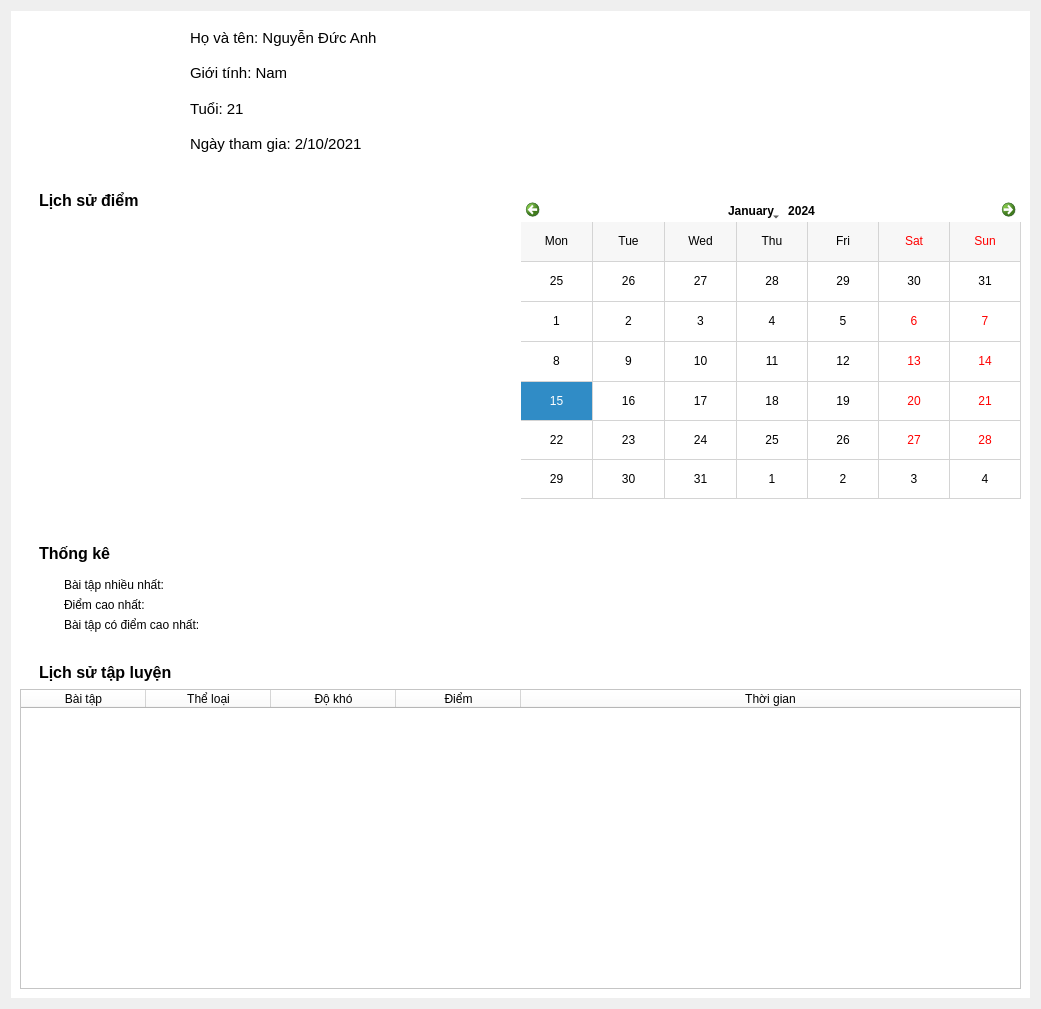
                      <widget class="QWidget" name="scrollAreaWidgetContents_5">
                       <property name="geometry">
                        <rect>
                         <x>0</x>
                         <y>-213</y>
                         <width>1041</width>
                         <height>1009</height>
                        </rect>
                       </property>
                       <layout class="QVBoxLayout" name="verticalLayout_15">
                        <property name="spacing">
                         <number>0</number>
                        </property>
                        <property name="leftMargin">
                         <number>11</number>
                        </property>
                        <property name="topMargin">
                         <number>11</number>
                        </property>
                        <property name="rightMargin">
                         <number>11</number>
                        </property>
                        <property name="bottomMargin">
                         <number>11</number>
                        </property>
                        <item>
                         <widget class="QFrame" name="frame_9">
                          <property name="styleSheet">
                           <string notr="true">background-color: rgb(255, 255, 255);</string>
                          </property>
                          <property name="frameShape">
                           <enum>QFrame::NoFrame</enum>
                          </property>
                          <property name="frameShadow">
                           <enum>QFrame::Raised</enum>
                          </property>
                          <layout class="QVBoxLayout" name="verticalLayout_3">
                           <item>
                            <widget class="QFrame" name="infor">
                             <property name="minimumSize">
                              <size>
                               <width>0</width>
                               <height>150</height>
                              </size>
                             </property>
                             <property name="maximumSize">
                              <size>
                               <width>16777215</width>
                               <height>150</height>
                              </size>
                             </property>
                             <property name="frameShape">
                              <enum>QFrame::NoFrame</enum>
                             </property>
                             <property name="frameShadow">
                              <enum>QFrame::Raised</enum>
                             </property>
                             <layout class="QHBoxLayout" name="horizontalLayout_12">
                              <property name="spacing">
                               <number>20</number>
                              </property>
                              <property name="leftMargin">
                               <number>0</number>
                              </property>
                              <property name="topMargin">
                               <number>0</number>
                              </property>
                              <property name="rightMargin">
                               <number>0</number>
                              </property>
                              <property name="bottomMargin">
                               <number>0</number>
                              </property>
                              <item>
                               <widget class="QFrame" name="avatar">
                                <property name="minimumSize">
                                 <size>
                                  <width>150</width>
                                  <height>150</height>
                                 </size>
                                </property>
                                <property name="maximumSize">
                                 <size>
                                  <width>150</width>
                                  <height>150</height>
                                 </size>
                                </property>
                                <property name="styleSheet">
                                 <string notr="true">image: url(:/icons/sources/icons/svgBlue/user.svg);</string>
                                </property>
                                <property name="frameShape">
                                 <enum>QFrame::NoFrame</enum>
                                </property>
                                <property name="frameShadow">
                                 <enum>QFrame::Raised</enum>
                                </property>
                               </widget>
                              </item>
                              <item>
                               <widget class="QFrame" name="frame_13">
                                <property name="minimumSize">
                                 <size>
                                  <width>0</width>
                                  <height>150</height>
                                 </size>
                                </property>
                                <property name="maximumSize">
                                 <size>
                                  <width>16777215</width>
                                  <height>150</height>
                                 </size>
                                </property>
                                <property name="frameShape">
                                 <enum>QFrame::NoFrame</enum>
                                </property>
                                <property name="frameShadow">
                                 <enum>QFrame::Raised</enum>
                                </property>
                                <layout class="QVBoxLayout" name="verticalLayout_36">
                                 <property name="spacing">
                                  <number>0</number>
                                 </property>
                                 <property name="leftMargin">
                                  <number>0</number>
                                 </property>
                                 <property name="topMargin">
                                  <number>0</number>
                                 </property>
                                 <property name="rightMargin">
                                  <number>0</number>
                                 </property>
                                 <item>
                                  <widget class="QLabel" name="name">
                                   <property name="font">
                                    <font>
                                     <pointsize>11</pointsize>
                                    </font>
                                   </property>
                                   <property name="text">
                                    <string>Họ và tên: Nguyễn Đức Anh</string>
                                   </property>
                                  </widget>
                                 </item>
                                 <item>
                                  <widget class="QLabel" name="gender">
                                   <property name="font">
                                    <font>
                                     <pointsize>11</pointsize>
                                    </font>
                                   </property>
                                   <property name="text">
                                    <string>Giới tính: Nam</string>
                                   </property>
                                  </widget>
                                 </item>
                                 <item>
                                  <widget class="QLabel" name="age">
                                   <property name="font">
                                    <font>
                                     <pointsize>11</pointsize>
                                    </font>
                                   </property>
                                   <property name="text">
                                    <string>Tuổi: 21</string>
                                   </property>
                                  </widget>
                                 </item>
                                 <item>
                                  <widget class="QLabel" name="dayIntend">
                                   <property name="font">
                                    <font>
                                     <pointsize>11</pointsize>
                                    </font>
                                   </property>
                                   <property name="text">
                                    <string>Ngày tham gia: 2/10/2021</string>
                                   </property>
                                  </widget>
                                 </item>
                                </layout>
                               </widget>
                              </item>
                             </layout>
                            </widget>
                           </item>
                           <item>
                            <widget class="QWidget" name="widget_2" native="true">
                             <layout class="QHBoxLayout" name="horizontalLayout_2">
                              <property name="spacing">
                               <number>0</number>
                              </property>
                              <property name="leftMargin">
                               <number>0</number>
                              </property>
                              <property name="topMargin">
                               <number>0</number>
                              </property>
                              <property name="rightMargin">
                               <number>0</number>
                              </property>
                              <property name="bottomMargin">
                               <number>0</number>
                              </property>
                              <item>
                               <widget class="QWidget" name="barchart" native="true">
                                <property name="minimumSize">
                                 <size>
                                  <width>0</width>
                                  <height>300</height>
                                 </size>
                                </property>
                                <property name="maximumSize">
                                 <size>
                                  <width>16777215</width>
                                  <height>450</height>
                                 </size>
                                </property>
                                <property name="styleSheet">
                                 <string notr="true"/>
                                </property>
                                <layout class="QGridLayout" name="barChartLayout">
                                 <property name="leftMargin">
                                  <number>0</number>
                                 </property>
                                 <property name="topMargin">
                                  <number>0</number>
                                 </property>
                                 <property name="rightMargin">
                                  <number>0</number>
                                 </property>
                                 <property name="bottomMargin">
                                  <number>0</number>
                                 </property>
                                 <property name="spacing">
                                  <number>0</number>
                                 </property>
                                 <item row="0" column="0" alignment="Qt::AlignTop">
                                  <widget class="QLabel" name="label_22">
                                   <property name="font">
                                    <font>
                                     <pointsize>12</pointsize>
                                     <weight>75</weight>
                                     <bold>true</bold>
                                    </font>
                                   </property>
                                   <property name="styleSheet">
                                    <string notr="true">margin-left: 15px; margin-top:15px;</string>
                                   </property>
                                   <property name="text">
                                    <string>Lịch sử điểm</string>
                                   </property>
                                  </widget>
                                 </item>
                                </layout>
                               </widget>
                              </item>
                              <item>
                               <widget class="QCalendarWidget" name="calendarWidget">
                                <property name="minimumSize">
                                 <size>
                                  <width>500</width>
                                  <height>300</height>
                                 </size>
                                </property>
                                <property name="maximumSize">
                                 <size>
                                  <width>300</width>
                                  <height>300</height>
                                 </size>
                                </property>
                                <property name="layoutDirection">
                                 <enum>Qt::LeftToRight</enum>
                                </property>
                                <property name="styleSheet">
                                 <string notr="true">color: black;</string>
                                </property>
                                <property name="gridVisible">
                                 <bool>true</bool>
                                </property>
                                <property name="selectionMode">
                                 <enum>QCalendarWidget::NoSelection</enum>
                                </property>
                                <property name="horizontalHeaderFormat">
                                 <enum>QCalendarWidget::ShortDayNames</enum>
                                </property>
                                <property name="verticalHeaderFormat">
                                 <enum>QCalendarWidget::NoVerticalHeader</enum>
                                </property>
                                <property name="navigationBarVisible">
                                 <bool>true</bool>
                                </property>
                                <property name="dateEditEnabled">
                                 <bool>false</bool>
                                </property>
                               </widget>
                              </item>
                             </layout>
                            </widget>
                           </item>
                           <item>
                            <widget class="QWidget" name="widget_3" native="true">
                             <layout class="QVBoxLayout" name="verticalLayout_17">
                              <property name="spacing">
                               <number>7</number>
                              </property>
                              <property name="leftMargin">
                               <number>0</number>
                              </property>
                              <property name="topMargin">
                               <number>0</number>
                              </property>
                              <property name="rightMargin">
                               <number>0</number>
                              </property>
                              <property name="bottomMargin">
                               <number>0</number>
                              </property>
                              <item>
                               <widget class="QWidget" name="widget_4" native="true">
                                <property name="minimumSize">
                                 <size>
                                  <width>0</width>
                                  <height>0</height>
                                 </size>
                                </property>
                                <layout class="QVBoxLayout" name="verticalLayout_18">
                                 <property name="leftMargin">
                                  <number>0</number>
                                 </property>
                                 <property name="topMargin">
                                  <number>0</number>
                                 </property>
                                 <property name="rightMargin">
                                  <number>0</number>
                                 </property>
                                 <property name="bottomMargin">
                                  <number>0</number>
                                 </property>
                                 <item>
                                  <widget class="QLabel" name="label_24">
                                   <property name="font">
                                    <font>
                                     <pointsize>12</pointsize>
                                     <weight>75</weight>
                                     <bold>true</bold>
                                    </font>
                                   </property>
                                   <property name="styleSheet">
                                    <string notr="true">margin-left: 15px; margin-top:15px;</string>
                                   </property>
                                   <property name="text">
                                    <string>Thống kê</string>
                                   </property>
                                  </widget>
                                 </item>
                                 <item>
                                  <widget class="QWidget" name="widget_5" native="true">
                                   <property name="sizePolicy">
                                    <sizepolicy hsizetype="Preferred" vsizetype="Preferred">
                                     <horstretch>0</horstretch>
                                     <verstretch>0</verstretch>
                                    </sizepolicy>
                                   </property>
                                   <layout class="QVBoxLayout" name="verticalLayout_19">
                                    <property name="leftMargin">
                                     <number>44</number>
                                    </property>
                                    <item>
                                     <widget class="QLabel" name="mostfreq">
                                      <property name="text">
                                       <string>Bài tập nhiều nhất:</string>
                                      </property>
                                     </widget>
                                    </item>
                                    <item>
                                     <widget class="QLabel" name="highestscore">
                                      <property name="text">
                                       <string>Điểm cao nhất:</string>
                                      </property>
                                     </widget>
                                    </item>
                                    <item>
                                     <widget class="QLabel" name="highestexercise">
                                      <property name="text">
                                       <string>Bài tập có điểm cao nhất: </string>
                                      </property>
                                     </widget>
                                    </item>
                                   </layout>
                                  </widget>
                                 </item>
                                </layout>
                               </widget>
                              </item>
                              <item>
                               <widget class="QLabel" name="label_23">
                                <property name="font">
                                 <font>
                                  <pointsize>12</pointsize>
                                  <weight>75</weight>
                                  <bold>true</bold>
                                 </font>
                                </property>
                                <property name="styleSheet">
                                 <string notr="true">margin-left: 15px; margin-top:15px;</string>
                                </property>
                                <property name="text">
                                 <string>Lịch sử tập luyện</string>
                                </property>
                               </widget>
                              </item>
                              <item>
                               <widget class="QTableWidget" name="historyTable">
                                <property name="minimumSize">
                                 <size>
                                  <width>0</width>
                                  <height>300</height>
                                 </size>
                                </property>
                                <property name="frameShape">
                                 <enum>QFrame::StyledPanel</enum>
                                </property>
                                <property name="showGrid">
                                 <bool>true</bool>
                                </property>
                                <property name="gridStyle">
                                 <enum>Qt::SolidLine</enum>
                                </property>
                                <attribute name="horizontalHeaderCascadingSectionResizes">
                                 <bool>false</bool>
                                </attribute>
                                <attribute name="horizontalHeaderDefaultSectionSize">
                                 <number>125</number>
                                </attribute>
                                <attribute name="horizontalHeaderShowSortIndicator" stdset="0">
                                 <bool>false</bool>
                                </attribute>
                                <attribute name="horizontalHeaderStretchLastSection">
                                 <bool>true</bool>
                                </attribute>
                                <column>
                                 <property name="text">
                                  <string>Bài tập</string>
                                 </property>
                                </column>
                                <column>
                                 <property name="text">
                                  <string>Thể loại</string>
                                 </property>
                                </column>
                                <column>
                                 <property name="text">
                                  <string>Độ khó</string>
                                 </property>
                                </column>
                                <column>
                                 <property name="text">
                                  <string>Điểm</string>
                                 </property>
                                </column>
                                <column>
                                 <property name="text">
                                  <string>Thời gian</string>
                                 </property>
                                </column>
                               </widget>
                              </item>
                             </layout>
                            </widget>
                           </item>
                          </layout>
                         </widget>
                        </item>
                       </layout>
                      </widget>
